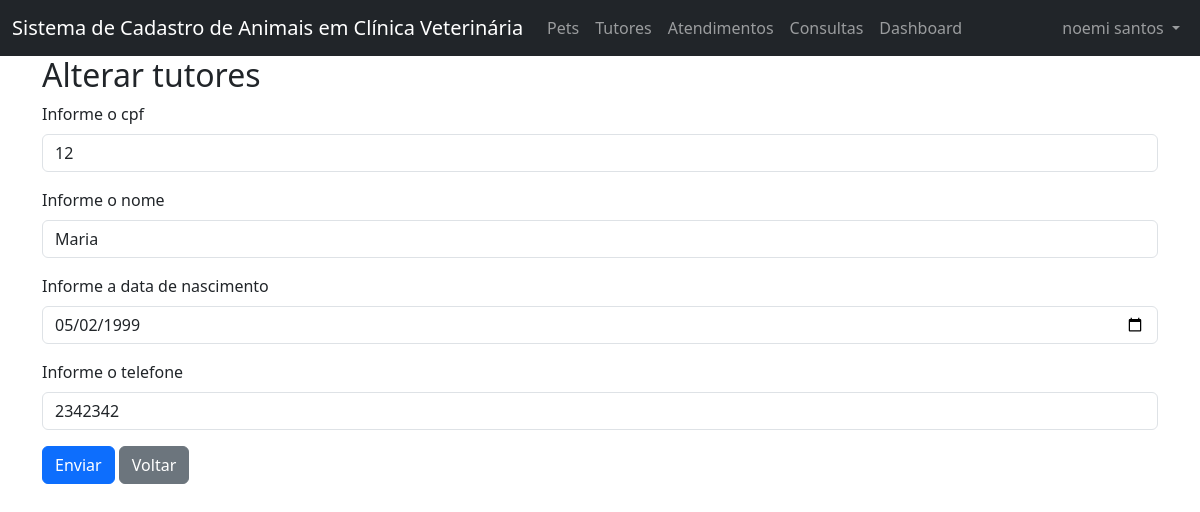
/projeto_p2/editar_tutor.php?cpf=12 (signed in), run on the app's committed database.
### tables this page shows
CREATE TABLE `tutores` (
  `cpf` int(11) NOT NULL,
  `nome_tutor` varchar(45) DEFAULT NULL,
  `data_nascimento` date DEFAULT NULL,
  `telefone` int(11) DEFAULT NULL
);

### projeto_p2/editar_tutor.php (the view, shortened to what this page needs)
<?php
    require_once("cabecalho.php");
    function consultarTutor($cpf){
        require("conexao.php");
        try{
            $sql = "SELECT* FROM tutores WHERE cpf = ?";
            $stmt = $pdo->prepare($sql);
            $stmt->execute([$cpf]);
            $tutores = $stmt->fetch(PDO::FETCH_ASSOC);
            if (!$tutores){
                die("Erro ao consultar o registro!");
            } else{
                return $tutores;
            }
        } catch (Exception $e){
            die("Erro ao consultar tutor: ". $e->getMessage());
        }
    }
    if ($_SERVER['REQUEST_METHOD'] == "POST"){
        $cpf = $_POST['cpf'];
        $cpf_antigo = $_POST['cpf_antigo'];
        $nome = $_POST['nome'];
        $data_nascimento = $_POST['data_nascimento'];
        $telefone = $_POST['telefone'];
        alterarTutor($cpf_antigo, $cpf, $nome, $data_nascimento, $telefone);
    } else {
        $tutores = consultarTutor($_GET['cpf']);
    }
?>
<h2> Alterar tutores</h2>
<form method="post">
    <div class="mb-3">
        <label for="cpf" class="form-label">Informe o cpf</label>
        <input value="<?= $tutores['cpf'] ?>"  type="number" id="cpf" name="cpf" class="form-control" readonly>
    </div>
    <div class="mb-3">
        <label for="nome" class="form-label">Informe o nome</label>
        <input value="<?= $tutores['nome_tutor'] ?>"  type="text" id="nome" name="nome" class="form-control" required="">
    </div>
    <div class="mb-3">
        <label for="data_nascimento" class="form-label">Informe a data de nascimento</label>
        <input value="<?= $tutores['data_nascimento'] ?>"  type="date" id="data_nascimento" name="data_nascimento" class="form-control" required="">
    </div>
    <div class="mb-3">
        <label for="telefone" class="form-label">Informe o telefone</label>
        <input value="<?= $tutores['telefone'] ?>" type="number" id="telefone" name="telefone" class="form-control" required="">
        </div>
    <button type="submit" class="btn btn-primary">Enviar</button>
    <a href="tutores.php" class="btn btn-secondary">Voltar</a>
</form>
<?php
    require_once("rodape.php");
?>

### data on the page
tutores: cpf "12", nome "Maria", data_nascimento "05/02/1999", telefone "2342342"

### other printed values
$_SESSION['usuario'] "noemi santos"
